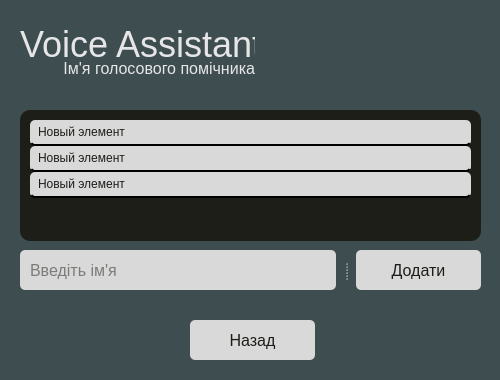
<?xml version="1.0" encoding="UTF-8"?>
<ui version="4.0">
 <class>Dialog</class>
 <widget class="QDialog" name="Dialog">
  <property name="geometry">
   <rect>
    <x>0</x>
    <y>0</y>
    <width>500</width>
    <height>380</height>
   </rect>
  </property>
  <property name="minimumSize">
   <size>
    <width>500</width>
    <height>380</height>
   </size>
  </property>
  <property name="maximumSize">
   <size>
    <width>500</width>
    <height>380</height>
   </size>
  </property>
  <property name="windowTitle">
   <string>VA Names</string>
  </property>
  <property name="styleSheet">
   <string notr="true">QWidget {
	marging: 20px;
	background-color: #3E4E50;
}</string>
  </property>
  <property name="sizeGripEnabled">
   <bool>true</bool>
  </property>
  <widget class="QLabel" name="label">
   <property name="geometry">
    <rect>
     <x>24</x>
     <y>58</y>
     <width>231</width>
     <height>21</height>
    </rect>
   </property>
   <property name="styleSheet">
    <string notr="true">color: #E6E6E9;
font-size: 16px;
background: none;
marging-top: 30px;</string>
   </property>
   <property name="text">
    <string>Ім'я голосового помічника</string>
   </property>
   <property name="alignment">
    <set>Qt::AlignRight|Qt::AlignTrailing|Qt::AlignVCenter</set>
   </property>
  </widget>
  <widget class="QLabel" name="progNameTitle">
   <property name="geometry">
    <rect>
     <x>20</x>
     <y>20</y>
     <width>235</width>
     <height>48</height>
    </rect>
   </property>
   <property name="styleSheet">
    <string notr="true">QLabel {
	font-size: 36px;
	color: #E6E6E9;
}</string>
   </property>
   <property name="text">
    <string>Voice Assistant</string>
   </property>
  </widget>
  <widget class="QWidget" name="widget" native="true">
   <property name="geometry">
    <rect>
     <x>20</x>
     <y>110</y>
     <width>461</width>
     <height>131</height>
    </rect>
   </property>
   <property name="styleSheet">
    <string notr="true">QWidget {
	background-color: #1D1E18;
	border-radius: 10px;
}</string>
   </property>
   <widget class="QListWidget" name="namesList">
    <property name="geometry">
     <rect>
      <x>10</x>
      <y>10</y>
      <width>441</width>
      <height>111</height>
     </rect>
    </property>
    <property name="cursor" stdset="0">
     <cursorShape>PointingHandCursor</cursorShape>
    </property>
    <property name="styleSheet">
     <string notr="true">QListWidget:item {
  	padding: 5px;
  	color: #1D1E18;
  	background-color: #D9D9D9;
  	border-radius: 5px;
	border-bottom: 2px  solid black;
}</string>
    </property>
    <property name="lineWidth">
     <number>99</number>
    </property>
    <property name="midLineWidth">
     <number>2</number>
    </property>
    <item>
     <property name="text">
      <string>Новый элемент</string>
     </property>
    </item>
    <item>
     <property name="text">
      <string>Новый элемент</string>
     </property>
    </item>
    <item>
     <property name="text">
      <string>Новый элемент</string>
     </property>
    </item>
   </widget>
  </widget>
  <widget class="QSplitter" name="splitter_2">
   <property name="geometry">
    <rect>
     <x>190</x>
     <y>320</y>
     <width>125</width>
     <height>40</height>
    </rect>
   </property>
   <property name="minimumSize">
    <size>
     <width>0</width>
     <height>40</height>
    </size>
   </property>
   <property name="maximumSize">
    <size>
     <width>125</width>
     <height>21</height>
    </size>
   </property>
   <property name="styleSheet">
    <string notr="true">QPushButton {
	font-size: 16px;
	border-radius: 5px;
	background-color: #d9d9d9;
	color: #1D1E18;
}

</string>
   </property>
   <property name="orientation">
    <enum>Qt::Horizontal</enum>
   </property>
   <property name="opaqueResize">
    <bool>false</bool>
   </property>
   <property name="handleWidth">
    <number>122</number>
   </property>
   <widget class="QPushButton" name="backButton">
    <property name="minimumSize">
     <size>
      <width>125</width>
      <height>0</height>
     </size>
    </property>
    <property name="maximumSize">
     <size>
      <width>125</width>
      <height>16777215</height>
     </size>
    </property>
    <property name="cursor">
     <cursorShape>PointingHandCursor</cursorShape>
    </property>
    <property name="text">
     <string>Назад</string>
    </property>
   </widget>
  </widget>
  <widget class="QSplitter" name="splitter">
   <property name="geometry">
    <rect>
     <x>20</x>
     <y>250</y>
     <width>461</width>
     <height>40</height>
    </rect>
   </property>
   <property name="styleSheet">
    <string notr="true">QSplitter {
	min-height: 40px;
	max-height: 40px;
}

QLineEdit {
	background-color: #D9D9D9;
	color: #1D1E18;
	font-size: 16px;
	border-radius: 5px;
	marging-right: 20px;
	padding: 8px;
	min-width: 300px;
	max-width: 300px;
}

QPushButton {
	font-size: 16px;
	border-radius: 5px;
	background-color: #d9d9d9;
	color: #1D1E18;
	min-width: 125px;
	max-width: 125px;
}





</string>
   </property>
   <property name="lineWidth">
    <number>0</number>
   </property>
   <property name="orientation">
    <enum>Qt::Horizontal</enum>
   </property>
   <property name="handleWidth">
    <number>20</number>
   </property>
   <widget class="QLineEdit" name="addNameField">
    <property name="placeholderText">
     <string>Введіть ім'я</string>
    </property>
   </widget>
   <widget class="QPushButton" name="addNameButton">
    <property name="cursor">
     <cursorShape>PointingHandCursor</cursorShape>
    </property>
    <property name="text">
     <string>Додати</string>
    </property>
   </widget>
  </widget>
  <zorder>progNameTitle</zorder>
  <zorder>label</zorder>
  <zorder>widget</zorder>
  <zorder>addNameField</zorder>
  <zorder>addNameButton</zorder>
  <zorder>splitter_2</zorder>
  <zorder>splitter</zorder>
 </widget>
 <resources>
  <include location="../../PycharmProjects/Diploma/Diploma/src/rs-qt/res-qt1.qrc"/>
 </resources>
 <connections/>
</ui>
